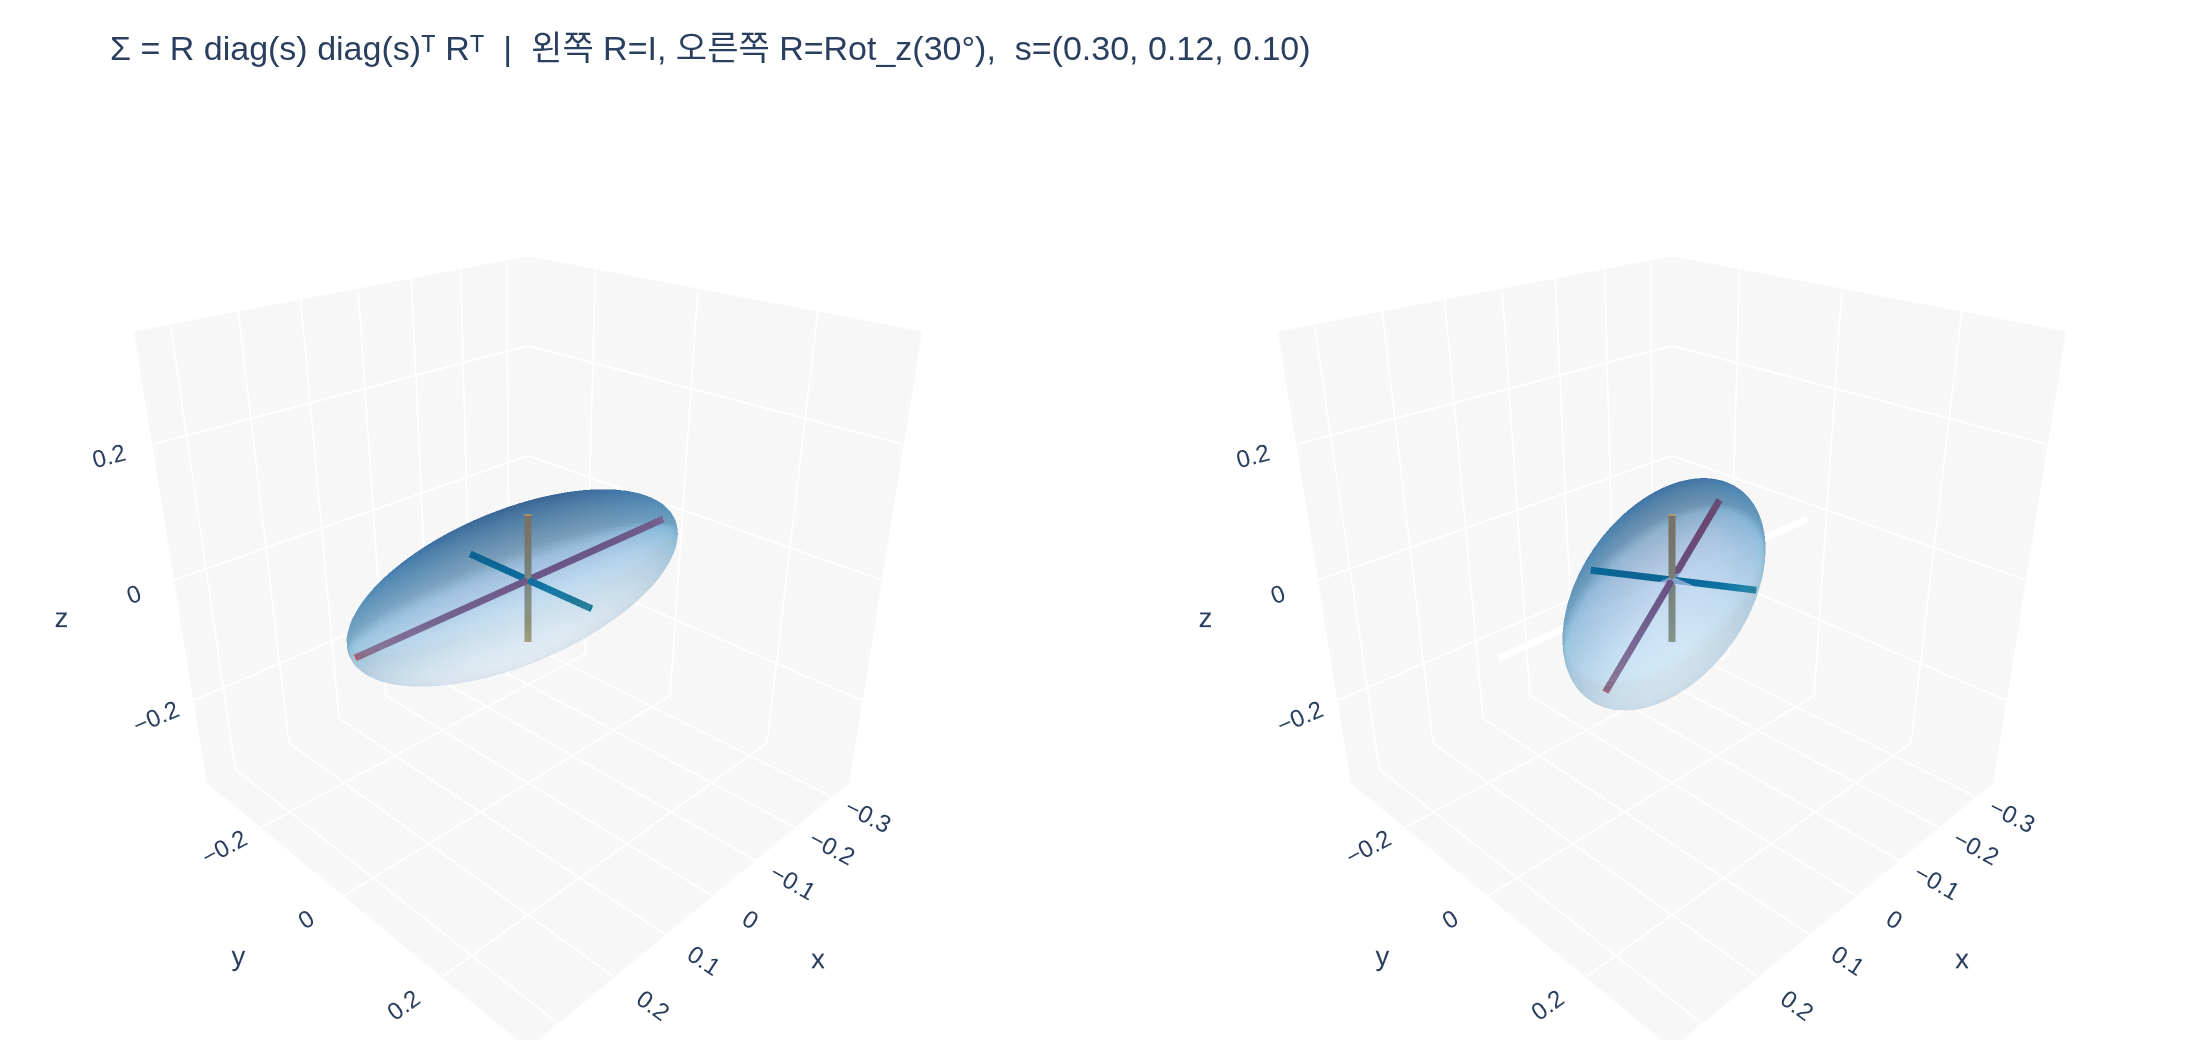

Recreate this plot in Python.
# %% [markdown]
# # `covar_from_quat_scale`가 $\Sigma$를 만드는 방식
#
# 3D Gaussian Splatting에서 Gaussian의 모양은 공분산 $\Sigma$(3×3 대칭 **양정치**)로 표현되지만,
# 실제 학습 파라미터는 쿼터니언 `quats`(회전 $R$)와 `scales`(축 길이 $s$)다.
# $\Sigma$의 6개 성분을 직접 최적화하면 양정치성이 쉽게 깨지므로, 항상 유효한 $\Sigma$가 나오도록
# 아래처럼 **구성해서** 만든다.
#
# $$\Sigma = R\,S\,S^\top R^\top,\qquad S=\mathrm{diag}(s)$$
#
# gsplat 구현은 이걸 단 3줄로 처리한다:
#
# ```python
# def covar_from_quat_scale(q, s):
#     R = _quat_to_rotmat(q)          # [N,3,3]  (내부에서 q를 정규화)
#     M = R * s[..., None, :]         # R @ diag(s)
#     return M @ M.transpose(-1, -2)  # R S Sᵀ Rᵀ
# ```
#
# 이 노트북은 (1) 쿼터니언 → $R$, (2) `R * s[None,:]`가 왜 $R\,\mathrm{diag}(s)$인지,
# (3) `M @ M.T`가 $R S S^\top R^\top$과 같은지, (4) $\Sigma$의 고유값 제곱근이 곧 `sorted(s)`인지를
# 하나씩 확인하고, 마지막으로 $\Sigma$를 3D 타원체로 그려본다.
#
# 필요 패키지: numpy, plotly, kaleido (정적 PNG 저장용)

# %%
import numpy as np
import plotly.graph_objects as go
from pathlib import Path

np.set_printoptions(precision=4, suppress=True)
HERE = Path(__file__).parent if "__file__" in globals() else Path.cwd()


def _show(fig):
    try:
        from IPython import get_ipython

        if get_ipython() is not None:  # VSCode 셀/Jupyter에서만 렌더링
            fig.show()
    except ImportError:
        pass


# %% [markdown]
# ## 1. 쿼터니언 → 회전행렬 $R$
#
# gsplat의 `_quat_to_rotmat`은 **w-first** 규약 $q=(w,x,y,z)$를 쓰고, 먼저 $q$를 단위 길이로 정규화한다.
# (정규화하지 않으면 $R$이 $\|q\|^2$배 스케일된 행렬이 되어 회전이 아니게 된다.)
#
# $$R=\begin{bmatrix}
# 1-2(y^2+z^2) & 2(xy-wz) & 2(xz+wy)\\
# 2(xy+wz) & 1-2(x^2+z^2) & 2(yz-wx)\\
# 2(xz-wy) & 2(yz+wx) & 1-2(x^2+y^2)
# \end{bmatrix}$$

# %%
def quat_to_rotmat(q: np.ndarray) -> np.ndarray:
    """gsplat `_quat_to_rotmat`와 동일한 로직 (w-first, 내부 정규화). q: [..., 4] -> [..., 3, 3]"""
    q = q / np.linalg.norm(q, axis=-1, keepdims=True)
    w, x, y, z = q[..., 0], q[..., 1], q[..., 2], q[..., 3]
    R = np.stack(
        [
            1 - 2 * (y**2 + z**2), 2 * (x * y - w * z),   2 * (x * z + w * y),
            2 * (x * y + w * z),   1 - 2 * (x**2 + z**2), 2 * (y * z - w * x),
            2 * (x * z - w * y),   2 * (y * z + w * x),   1 - 2 * (x**2 + y**2),
        ],
        axis=-1,
    )
    return R.reshape(q.shape[:-1] + (3, 3))


# z축 30° 회전 쿼터니언 (일부러 정규화되지 않은 크기로 넣어본다)
theta = np.deg2rad(30.0)
q = 2.5 * np.array([np.cos(theta / 2), 0.0, 0.0, np.sin(theta / 2)])  # w-first
s = np.array([0.30, 0.12, 0.10])

R = quat_to_rotmat(q)
print("q (정규화 전) =", q, " |q| =", np.linalg.norm(q))
print("R =\n", R)
print("R Rᵀ =\n", R @ R.T)
print("det(R) =", np.linalg.det(R))
# 출력:
# q (정규화 전) = [2.4148 0.     0.     0.647 ] |q| = 2.5
# R =
#  [[ 0.866 -0.5     0.   ]
#  [ 0.5     0.866   0.   ]
#  [ 0.      0.      1.   ]]
# R Rᵀ =
#  [[ 1. -0.  0.]
#  [-0.  1.  0.]
#  [ 0.  0.  1.]]
# det(R) = 1.0
# → |q|=2.5여도 내부 정규화 덕분에 R Rᵀ=I, det=+1인 정직한 회전행렬이 나온다.

# %% [markdown]
# ## 2. `R * s[..., None, :]` 는 왜 $R\,\mathrm{diag}(s)$ 인가?
#
# `s[..., None, :]`는 shape `(1,3)`이므로 **행 방향으로 브로드캐스트**된다.
# 즉 $j$번째 **열** 전체에 $s_j$가 곱해진다:
#
# $$(R\,\mathrm{diag}(s))_{ij} = \sum_k R_{ik}\,[\mathrm{diag}(s)]_{kj} = R_{ij}s_j$$
#
# 이것은 정확히 elementwise 곱 `R[i,j] * s[j]`이다.
# (반대로 `s[..., :, None]`이면 열 방향 브로드캐스트라 $\mathrm{diag}(s)\,R$이 된다 — 완전히 다른 행렬!)

# %%
S = np.diag(s)
M_broadcast = R * s[..., None, :]  # gsplat이 쓰는 방식
M_matmul = R @ S  # 명시적 행렬곱

print("s[..., None, :].shape =", s[..., None, :].shape)
print("M (broadcast) =\n", M_broadcast)
print("R @ diag(s)   =\n", M_matmul)
print("max|차이| =", np.abs(M_broadcast - M_matmul).max())
print("참고) diag(s) @ R (틀린 버전) =\n", S @ R)
# 출력:
# s[..., None, :].shape = (1, 3)
# M (broadcast) =
#  [[ 0.2598 -0.06    0.    ]
#  [ 0.15    0.1039  0.    ]
#  [ 0.      0.      0.1   ]]
# R @ diag(s)   =
#  [[ 0.2598 -0.06    0.    ]
#  [ 0.15    0.1039  0.    ]
#  [ 0.      0.      0.1   ]]
# max|차이| = 0.0
# 참고) diag(s) @ R (틀린 버전) =
#  [[ 0.2598 -0.15    0.    ]
#  [ 0.06    0.1039  0.    ]
#  [ 0.      0.      0.1   ]]

# %% [markdown]
# ## 3. `M @ M.T` $=R S S^\top R^\top=\Sigma$
#
# $M = RS$ 이므로
#
# $$M M^\top = (RS)(RS)^\top = R\,S\,S^\top R^\top$$
#
# 그리고 $S$가 대각이라 $SS^\top=\mathrm{diag}(s^2)$이다. 어떤 $M$에 대해서도 $MM^\top$은
# 자동으로 **대칭 & 반양정치**이고, $s_i>0$이면 $M$이 가역이라 **양정치**가 보장된다.
# 이게 $\Sigma$를 직접 파라미터화하지 않는 이유다.

# %%
def covar_from_quat_scale(q: np.ndarray, s: np.ndarray) -> np.ndarray:
    R = quat_to_rotmat(q)  # [..., 3, 3]
    M = R * s[..., None, :]  # R @ diag(s)
    return M @ np.swapaxes(M, -1, -2)  # R S Sᵀ Rᵀ


Sigma = covar_from_quat_scale(q, s)
Sigma_ref = R @ S @ S.T @ R.T

print("Σ = M @ M.T =\n", Sigma)
print("R S Sᵀ Rᵀ  =\n", Sigma_ref)
print("max|차이| =", np.abs(Sigma - Sigma_ref).max())
print("대칭성 max|Σ - Σᵀ| =", np.abs(Sigma - Sigma.T).max())
print("고유값(양정치?) =", np.linalg.eigvalsh(Sigma))
# 출력:
# Σ = M @ M.T =
#  [[0.0711 0.0327 0.    ]
#  [0.0327 0.0333 0.    ]
#  [0.     0.     0.01  ]]
# R S Sᵀ Rᵀ  =
#  [[0.0711 0.0327 0.    ]
#  [0.0327 0.0333 0.    ]
#  [0.     0.     0.01  ]]
# max|차이| = 6.938893903907228e-18
# 대칭성 max|Σ - Σᵀ| = 0.0
# 고유값(양정치?) = [0.01   0.0144 0.09  ]

# %% [markdown]
# ## 4. $\sqrt{\mathrm{eig}(\Sigma)} = \mathrm{sorted}(s)$
#
# $\Sigma = R\,\mathrm{diag}(s^2)\,R^\top$ 는 그 자체가 고유분해다.
# 고유벡터는 $R$의 열(= 타원체의 주축 방향), 고유값은 $s_i^2$.
# 따라서 고유값의 제곱근이 곧 스케일이고, `eigvalsh`가 오름차순을 주므로 `sorted(s)`와 일치한다.

# %%
evals, evecs = np.linalg.eigh(Sigma)
print("sqrt(eigvals(Σ)) =", np.sqrt(evals))
print("sorted(s)        =", np.sort(s))
print("일치? ", np.allclose(np.sqrt(evals), np.sort(s)))
print("고유벡터(열) =\n", evecs, "\n← R의 열(부호/순서 차이는 있을 수 있음):\n", R)
# 출력:
# sqrt(eigvals(Σ)) = [0.1  0.12 0.3 ]
# sorted(s)        = [0.1  0.12 0.3 ]
# 일치?  True
# 고유벡터(열) =
#  [[ 0.     0.5   -0.866]
#  [ 0.    -0.866 -0.5  ]
#  [ 1.     0.    -0.   ]]
# ← R의 열(부호/순서 차이는 있을 수 있음):
#  [[ 0.866 -0.5    0.   ]
#  [ 0.5    0.866  0.   ]
#  [ 0.     0.     1.   ]]

# %% [markdown]
# ## 5. 배치 동작 확인 (`[N,4] × [N,3] → [N,3,3]`)
#
# `s[..., None, :]` 형태로 쓴 덕분에 임의의 배치 차원에 그대로 동작한다.

# %%
rng = np.random.default_rng(0)
qs = rng.normal(size=(5, 4))
ss = rng.uniform(0.05, 0.4, size=(5, 3))

cov_batch = covar_from_quat_scale(qs, ss)
cov_loop = np.stack([covar_from_quat_scale(qs[i], ss[i]) for i in range(5)])
print("cov_batch.shape =", cov_batch.shape)
print("배치 vs 루프 max|차이| =", np.abs(cov_batch - cov_loop).max())
print(
    "각 Σ의 sqrt(eig) vs sorted(s) 최대오차 =",
    np.abs(np.sqrt(np.linalg.eigvalsh(cov_batch)) - np.sort(ss, axis=-1)).max(),
)
# 출력:
# cov_batch.shape = (5, 3, 3)
# 배치 vs 루프 max|차이| = 0.0
# 각 Σ의 sqrt(eig) vs sorted(s) 최대오차 = 1.6653345369377348e-16

# %% [markdown]
# ## 6. 시각화: $\Sigma$가 그리는 타원체
#
# 단위 구 $\|u\|=1$의 점들을 $M=R\,\mathrm{diag}(s)$로 보내면 $x = Mu$가 되고,
# 이 점들이 만드는 표면이 바로 $x^\top \Sigma^{-1} x = 1$ 인 타원체다.
#
# - 왼쪽: $R=I$ (축 정렬) — 반축 길이가 정확히 $s=(0.30,0.12,0.10)$
# - 오른쪽: $R$ = z축 30° 회전 — **같은 모양이 통째로 회전**만 했다 (고유값 불변)
#
# 즉 $s$가 "얼마나 길쭉한가", $R$이 "어느 방향을 보는가"를 나누어 담당한다.

# %%
def ellipsoid_mesh(M, n=60):
    """단위 구를 M으로 밀어 x = M u 표면을 만든다."""
    u = np.linspace(0, 2 * np.pi, n)
    v = np.linspace(0, np.pi, n)
    sph = np.stack(
        [
            np.outer(np.cos(u), np.sin(v)),
            np.outer(np.sin(u), np.sin(v)),
            np.outer(np.ones_like(u), np.cos(v)),
        ]
    )  # [3,n,n]
    pts = M @ sph.reshape(3, -1)
    return [c.reshape(n, n) for c in pts]


def axes_traces(M, colors=("#d1495b", "#00798c", "#edae49")):
    """주축 R·(s_i e_i) 을 선분으로."""
    tr = []
    for i, col in enumerate(colors):
        a = M[:, i]
        tr.append(
            go.Scatter3d(
                x=[-a[0], a[0]], y=[-a[1], a[1]], z=[-a[2], a[2]],
                mode="lines", line=dict(color=col, width=7), showlegend=False,
            )
        )
    return tr


M_id = np.eye(3) * s[None, :]  # R = I
M_rot = R * s[None, :]  # R = z축 30°

fig = go.Figure()
for M, scene in [(M_id, "scene"), (M_rot, "scene2")]:
    X, Y, Z = ellipsoid_mesh(M)
    fig.add_trace(
        go.Surface(x=X, y=Y, z=Z, colorscale="Blues", opacity=0.55,
                   showscale=False, scene=scene)
    )
    for t in axes_traces(M):
        t.scene = scene
        fig.add_trace(t)

rng_ax = dict(range=[-0.35, 0.35], showbackground=True, backgroundcolor="#f7f7f7")
cam = dict(eye=dict(x=1.4, y=1.4, z=1.0))
fig.update_layout(
    title="Σ = R diag(s) diag(s)ᵀ Rᵀ &nbsp;|&nbsp; 왼쪽 R=I, 오른쪽 R=Rot_z(30°),&nbsp; s=(0.30, 0.12, 0.10)",
    width=1100, height=520, margin=dict(l=0, r=0, t=60, b=0),
    scene=dict(domain=dict(x=[0.0, 0.48]), aspectmode="cube",
               xaxis=rng_ax, yaxis=rng_ax, zaxis=rng_ax, camera=cam),
    scene2=dict(domain=dict(x=[0.52, 1.0]), aspectmode="cube",
                xaxis=rng_ax, yaxis=rng_ax, zaxis=rng_ax, camera=cam),
)
_show(fig)

out = HERE / "expy.png"
try:
    fig.write_image(str(out), scale=2)
    print("saved:", out)
except Exception as e:  # kaleido 미설치 등
    print("PNG 저장 실패 (pip install kaleido):", e)
# 출력:
# saved: .../expy.png

# %% [markdown]
# ## 정리
#
# | 코드 | 의미 |
# |---|---|
# | `R = _quat_to_rotmat(q)` | $q$를 정규화 후 회전행렬 $R$ ($RR^\top=I$, $\det R=1$) |
# | `M = R * s[..., None, :]` | 열 $j$에 $s_j$ 곱 $\Rightarrow M = R\,\mathrm{diag}(s)$ |
# | `M @ M.T` | $\Sigma = R S S^\top R^\top$, 항상 대칭 양정치 |
#
# - $\mathrm{diag}$를 실제로 만들지 않고 브로드캐스트 한 번으로 끝내므로 배치에서 싸다.
# - $\Sigma$의 고유벡터 = $R$의 열(주축), 고유값 = $s_i^2$.
# - gsplat CUDA 커널에서는 이 계산이 투영 커널에 융합되어 있고,
#   별도로 `quat_scale_to_covar_preci`로도 호출할 수 있다
#   (precision $\Sigma^{-1}$은 $R\,\mathrm{diag}(1/s)$ 로 같은 방식으로 만든다).
